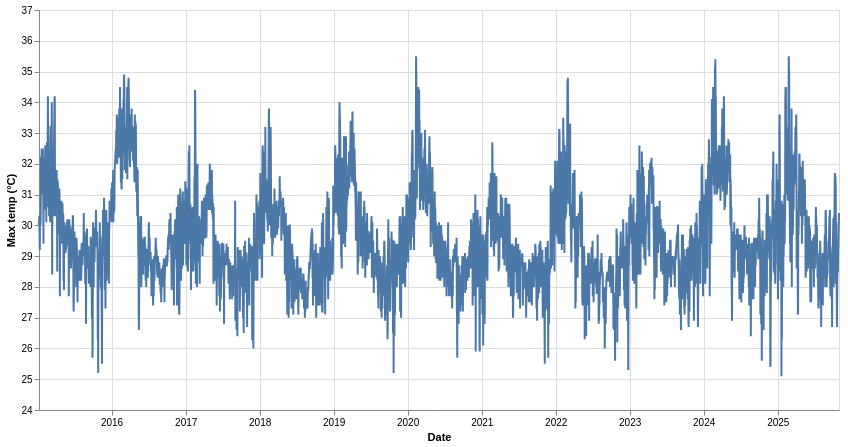

Notebook code cell kept with this figure:
### Code cell
import altair as alt
import pandas as pd

# Load the features dataset that contains 'tmax'
feats = pd.read_csv("features.csv", index_col=0, parse_dates=True)

d = feats[["tmax"]].reset_index()
d.columns = ["date", "tmax"]

# Note: st.altair_chart is intended for Streamlit apps.
# To view it in Colab, we can display the chart directly.
chart = alt.Chart(d).mark_line().encode(
    x=alt.X("date:T", title="Date"),
    y=alt.Y("tmax:Q", scale=alt.Scale(domain=[24, 37]), title="Max temp (°C)"),
).properties(
    width=800,
    height=400
)
chart

### Figure 1 — Vega-Lite specification as saved in the notebook (floating-point values rounded to 4 significant figures; data arrays with more than 128 entries replaced by an {"elided": "..."} marker saying what was removed)
{"config": {"view": {"continuousWidth": 300, "continuousHeight": 300}}, "data": {"name": "data-820bdcaf25e70a2f165858d430920179"}, "mark": {"type": "line"}, "encoding": {"x": {"field": "date", "title": "Date", "type": "temporal"}, "y": {"field": "tmax", "scale": {"domain": [24, 37]}, "title": "Max temp (°C)", "type": "quantitative"}}, "height": 400, "width": 800, "$schema": "https://vega.github.io/schema/vega-lite/v5.20.1.json", "datasets": {"data-820bdcaf25e70a2f165858d430920179": {"elided": "3949 records"}}}
